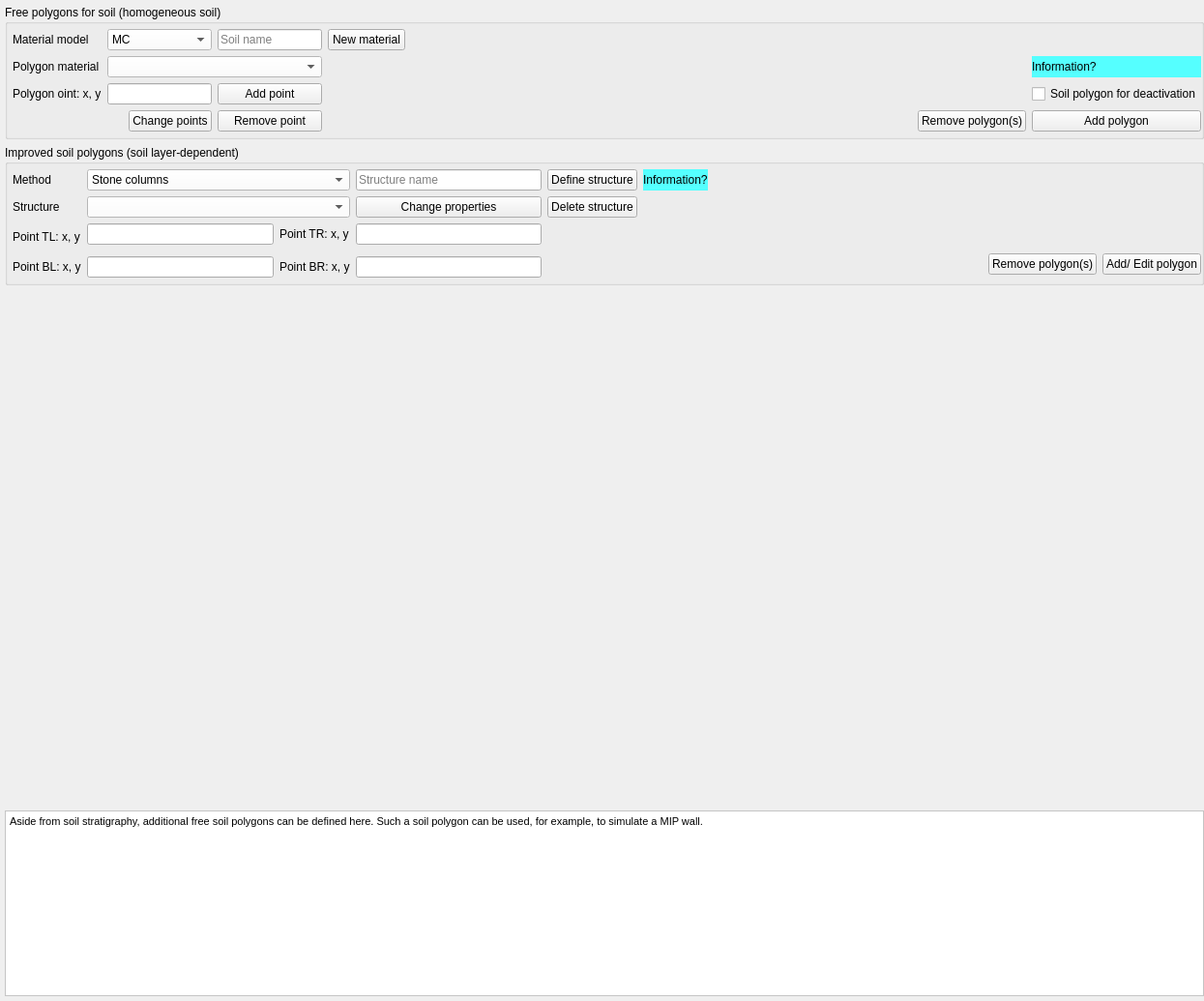
               <widget class="QWidget" name="tab_21">
                <attribute name="title">
                 <string>Soil polygons</string>
                </attribute>
                <layout class="QVBoxLayout" name="verticalLayout_24">
                 <property name="leftMargin">
                  <number>5</number>
                 </property>
                 <property name="topMargin">
                  <number>5</number>
                 </property>
                 <property name="rightMargin">
                  <number>0</number>
                 </property>
                 <property name="bottomMargin">
                  <number>5</number>
                 </property>
                 <item>
                  <widget class="QGroupBox" name="groupBox_22">
                   <property name="sizePolicy">
                    <sizepolicy hsizetype="Preferred" vsizetype="Preferred">
                     <horstretch>0</horstretch>
                     <verstretch>0</verstretch>
                    </sizepolicy>
                   </property>
                   <property name="title">
                    <string>Free polygons for soil (homogeneous soil)</string>
                   </property>
                   <layout class="QGridLayout" name="gridLayout_19">
                    <property name="leftMargin">
                     <number>5</number>
                    </property>
                    <property name="topMargin">
                     <number>5</number>
                    </property>
                    <property name="rightMargin">
                     <number>0</number>
                    </property>
                    <property name="bottomMargin">
                     <number>5</number>
                    </property>
                    <item row="2" column="7">
                     <widget class="QCheckBox" name="checkBox_19">
                      <property name="text">
                       <string>Soil polygon for deactivation</string>
                      </property>
                     </widget>
                    </item>
                    <item row="2" column="4" colspan="3">
                     <spacer name="horizontalSpacer_75">
                      <property name="orientation">
                       <enum>Qt::Horizontal</enum>
                      </property>
                      <property name="sizeHint" stdset="0">
                       <size>
                        <width>40</width>
                        <height>20</height>
                       </size>
                      </property>
                     </spacer>
                    </item>
                    <item row="1" column="1" colspan="3">
                     <widget class="QComboBox" name="comboBox_17">
                      <property name="styleSheet">
                       <string notr="true">background-color: rgb(255, 255, 255);</string>
                      </property>
                     </widget>
                    </item>
                    <item row="1" column="0">
                     <widget class="QLabel" name="label_62">
                      <property name="text">
                       <string>Polygon material</string>
                      </property>
                     </widget>
                    </item>
                    <item row="2" column="3">
                     <widget class="QPushButton" name="pushButton_41">
                      <property name="text">
                       <string>Add point</string>
                      </property>
                     </widget>
                    </item>
                    <item row="0" column="0">
                     <widget class="QLabel" name="label_63">
                      <property name="text">
                       <string>Material model</string>
                      </property>
                     </widget>
                    </item>
                    <item row="3" column="3">
                     <widget class="QPushButton" name="pushButton_44">
                      <property name="text">
                       <string>Remove point</string>
                      </property>
                     </widget>
                    </item>
                    <item row="2" column="0">
                     <widget class="QLabel" name="label_64">
                      <property name="text">
                       <string>Polygon oint: x, y</string>
                      </property>
                     </widget>
                    </item>
                    <item row="0" column="1" colspan="2">
                     <widget class="QComboBox" name="comboBox_16">
                      <property name="styleSheet">
                       <string notr="true">background-color: rgb(255, 255, 255);</string>
                      </property>
                      <item>
                       <property name="text">
                        <string>MC</string>
                       </property>
                      </item>
                      <item>
                       <property name="text">
                        <string>HS</string>
                       </property>
                      </item>
                      <item>
                       <property name="text">
                        <string>HSsmall</string>
                       </property>
                      </item>
                      <item>
                       <property name="text">
                        <string>LE</string>
                       </property>
                      </item>
                     </widget>
                    </item>
                    <item row="3" column="6">
                     <widget class="QPushButton" name="pushButton_43">
                      <property name="text">
                       <string>Remove polygon(s)</string>
                      </property>
                     </widget>
                    </item>
                    <item row="0" column="3">
                     <widget class="QLineEdit" name="lineEdit_58">
                      <property name="placeholderText">
                       <string>Soil name</string>
                      </property>
                     </widget>
                    </item>
                    <item row="3" column="2">
                     <widget class="QPushButton" name="pushButton_46">
                      <property name="text">
                       <string>Change points</string>
                      </property>
                     </widget>
                    </item>
                    <item row="2" column="1" colspan="2">
                     <widget class="QLineEdit" name="lineEdit_42"/>
                    </item>
                    <item row="0" column="4">
                     <widget class="QPushButton" name="pushButton_40">
                      <property name="text">
                       <string>New material</string>
                      </property>
                     </widget>
                    </item>
                    <item row="3" column="7">
                     <widget class="QPushButton" name="pushButton_42">
                      <property name="text">
                       <string>Add polygon</string>
                      </property>
                     </widget>
                    </item>
                    <item row="0" column="5" colspan="3">
                     <spacer name="horizontalSpacer_76">
                      <property name="orientation">
                       <enum>Qt::Horizontal</enum>
                      </property>
                      <property name="sizeHint" stdset="0">
                       <size>
                        <width>40</width>
                        <height>20</height>
                       </size>
                      </property>
                     </spacer>
                    </item>
                    <item row="3" column="5">
                     <spacer name="horizontalSpacer_11">
                      <property name="orientation">
                       <enum>Qt::Horizontal</enum>
                      </property>
                      <property name="sizeHint" stdset="0">
                       <size>
                        <width>518</width>
                        <height>20</height>
                       </size>
                      </property>
                     </spacer>
                    </item>
                    <item row="1" column="4" colspan="3">
                     <spacer name="horizontalSpacer_77">
                      <property name="orientation">
                       <enum>Qt::Horizontal</enum>
                      </property>
                      <property name="sizeHint" stdset="0">
                       <size>
                        <width>40</width>
                        <height>20</height>
                       </size>
                      </property>
                     </spacer>
                    </item>
                    <item row="1" column="7">
                     <widget class="QLabel" name="label_172">
                      <property name="toolTip">
                       <string>&lt;html&gt;&lt;head/&gt;&lt;body&gt;&lt;p&gt;Soil polygons added here will be assigned from the initial phase by default.&lt;/p&gt;&lt;p&gt;They will be deactivated if the checkbox 'Soil polygon for deactivation' is checked. This deactivation function can be used, for example, to model a slope on the other side of the excavation pit.&lt;/p&gt;&lt;/body&gt;&lt;/html&gt;</string>
                      </property>
                      <property name="styleSheet">
                       <string notr="true">background-color: rgb(85, 255, 255);</string>
                      </property>
                      <property name="text">
                       <string>Information?</string>
                      </property>
                     </widget>
                    </item>
                   </layout>
                  </widget>
                 </item>
                 <item>
                  <widget class="QGroupBox" name="groupBox_56">
                   <property name="title">
                    <string>Improved soil polygons (soil layer-dependent)</string>
                   </property>
                   <layout class="QGridLayout" name="gridLayout_62">
                    <property name="leftMargin">
                     <number>5</number>
                    </property>
                    <property name="topMargin">
                     <number>5</number>
                    </property>
                    <property name="rightMargin">
                     <number>0</number>
                    </property>
                    <property name="bottomMargin">
                     <number>5</number>
                    </property>
                    <item row="2" column="4">
                     <widget class="QLineEdit" name="lineEdit_77"/>
                    </item>
                    <item row="1" column="1" colspan="2">
                     <widget class="QComboBox" name="comboBox_45">
                      <property name="styleSheet">
                       <string notr="true">background-color: rgb(255, 255, 255);</string>
                      </property>
                     </widget>
                    </item>
                    <item row="0" column="0">
                     <widget class="QLabel" name="label_129">
                      <property name="text">
                       <string>Method</string>
                      </property>
                     </widget>
                    </item>
                    <item row="1" column="0">
                     <widget class="QLabel" name="label_130">
                      <property name="text">
                       <string>Structure</string>
                      </property>
                     </widget>
                    </item>
                    <item row="2" column="1">
                     <widget class="QLineEdit" name="lineEdit_76"/>
                    </item>
                    <item row="4" column="2">
                     <widget class="QLabel" name="label_134">
                      <property name="text">
                       <string>Point BR: x, y</string>
                      </property>
                     </widget>
                    </item>
                    <item row="1" column="4">
                     <widget class="QPushButton" name="pushButton_131">
                      <property name="text">
                       <string>Change properties</string>
                      </property>
                     </widget>
                    </item>
                    <item row="4" column="7">
                     <spacer name="horizontalSpacer_66">
                      <property name="orientation">
                       <enum>Qt::Horizontal</enum>
                      </property>
                      <property name="sizeHint" stdset="0">
                       <size>
                        <width>278</width>
                        <height>20</height>
                       </size>
                      </property>
                     </spacer>
                    </item>
                    <item row="0" column="5">
                     <widget class="QPushButton" name="pushButton_122">
                      <property name="text">
                       <string>Define structure</string>
                      </property>
                     </widget>
                    </item>
                    <item row="3" column="9" rowspan="2">
                     <widget class="QPushButton" name="pushButton_126">
                      <property name="text">
                       <string>Add/ Edit polygon</string>
                      </property>
                     </widget>
                    </item>
                    <item row="0" column="1" colspan="2">
                     <widget class="QComboBox" name="comboBox_44">
                      <property name="minimumSize">
                       <size>
                        <width>0</width>
                        <height>0</height>
                       </size>
                      </property>
                      <property name="styleSheet">
                       <string notr="true">background-color: rgb(255, 255, 255);</string>
                      </property>
                      <item>
                       <property name="text">
                        <string>Stone columns</string>
                       </property>
                      </item>
                      <item>
                       <property name="text">
                        <string>Rigid inclusions</string>
                       </property>
                      </item>
                     </widget>
                    </item>
                    <item row="4" column="0">
                     <widget class="QLabel" name="label_135">
                      <property name="text">
                       <string>Point BL: x, y</string>
                      </property>
                     </widget>
                    </item>
                    <item row="0" column="4">
                     <widget class="QLineEdit" name="lineEdit_75">
                      <property name="minimumSize">
                       <size>
                        <width>0</width>
                        <height>0</height>
                       </size>
                      </property>
                      <property name="placeholderText">
                       <string>Structure name</string>
                      </property>
                     </widget>
                    </item>
                    <item row="2" column="0" rowspan="2">
                     <widget class="QLabel" name="label_131">
                      <property name="text">
                       <string>Point TL: x, y</string>
                      </property>
                     </widget>
                    </item>
                    <item row="4" column="4">
                     <widget class="QLineEdit" name="lineEdit_81"/>
                    </item>
                    <item row="4" column="1">
                     <widget class="QLineEdit" name="lineEdit_78"/>
                    </item>
                    <item row="3" column="8" rowspan="2">
                     <widget class="QPushButton" name="pushButton_127">
                      <property name="text">
                       <string>Remove polygon(s)</string>
                      </property>
                     </widget>
                    </item>
                    <item row="0" column="7" colspan="3">
                     <spacer name="horizontalSpacer_65">
                      <property name="orientation">
                       <enum>Qt::Horizontal</enum>
                      </property>
                      <property name="sizeHint" stdset="0">
                       <size>
                        <width>368</width>
                        <height>20</height>
                       </size>
                      </property>
                     </spacer>
                    </item>
                    <item row="2" column="2">
                     <widget class="QLabel" name="label_133">
                      <property name="text">
                       <string>Point TR: x, y</string>
                      </property>
                     </widget>
                    </item>
                    <item row="1" column="5">
                     <widget class="QPushButton" name="pushButton_123">
                      <property name="text">
                       <string>Delete structure</string>
                      </property>
                     </widget>
                    </item>
                    <item row="0" column="6">
                     <widget class="QLabel" name="label_165">
                      <property name="toolTip">
                       <string>&lt;html&gt;&lt;head/&gt;&lt;body&gt;&lt;p&gt;Soil improved structures are now only available for &lt;span style=&quot; font-weight:600;&quot;&gt;HS&lt;/span&gt; and &lt;span style=&quot; font-weight:600;&quot;&gt;HSsmall&lt;/span&gt; soils.&lt;/p&gt;&lt;/body&gt;&lt;/html&gt;</string>
                      </property>
                      <property name="styleSheet">
                       <string notr="true">background-color: rgb(85, 255, 255);</string>
                      </property>
                      <property name="text">
                       <string>Information?</string>
                      </property>
                     </widget>
                    </item>
                   </layout>
                  </widget>
                 </item>
                 <item>
                  <spacer name="verticalSpacer_9">
                   <property name="orientation">
                    <enum>Qt::Vertical</enum>
                   </property>
                   <property name="sizeHint" stdset="0">
                    <size>
                     <width>20</width>
                     <height>537</height>
                    </size>
                   </property>
                  </spacer>
                 </item>
                 <item>
                  <widget class="QTextBrowser" name="textBrowser_11">
                   <property name="styleSheet">
                    <string notr="true">background-color: rgb(255, 255, 255);</string>
                   </property>
                   <property name="html">
                    <string>&lt;!DOCTYPE HTML PUBLIC &quot;-//W3C//DTD HTML 4.0//EN&quot; &quot;http://www.w3.org/TR/REC-html40/strict.dtd&quot;&gt;
&lt;html&gt;&lt;head&gt;&lt;meta name=&quot;qrichtext&quot; content=&quot;1&quot; /&gt;&lt;style type=&quot;text/css&quot;&gt;
p, li { white-space: pre-wrap; }
&lt;/style&gt;&lt;/head&gt;&lt;body style=&quot; font-family:'MS Shell Dlg 2'; font-size:8.25pt; font-weight:400; font-style:normal;&quot;&gt;
&lt;p style=&quot; margin-top:0px; margin-bottom:0px; margin-left:0px; margin-right:0px; -qt-block-indent:0; text-indent:0px;&quot;&gt;Aside from soil stratigraphy, additional free soil polygons can be defined here. Such a soil polygon can be used, for example, to simulate a MIP wall.&lt;/p&gt;&lt;/body&gt;&lt;/html&gt;</string>
                   </property>
                  </widget>
                 </item>
                </layout>
               </widget>
